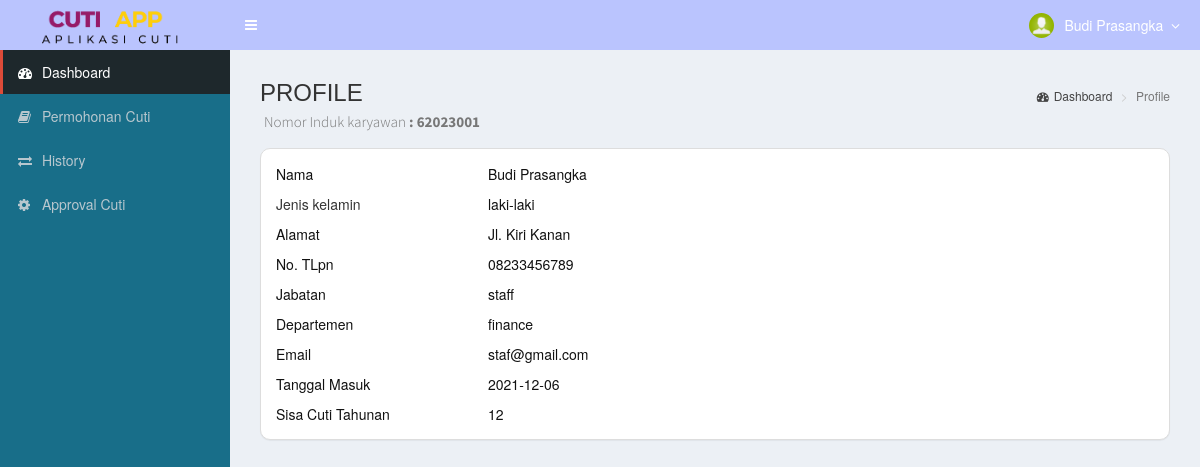
The page /home-karyawan.php (signed in) on the database its author committed.
### tables this page shows
CREATE TABLE `tb_users` (
  `nik` varchar(10) NOT NULL,
  `username` varchar(64) NOT NULL,
  `password` varchar(255) NOT NULL,
  `nama_kry` varchar(255) NOT NULL,
  `jk` varchar(255) NOT NULL,
  `jabatan` varchar(255) NOT NULL,
  `hak_akses` varchar(20) NOT NULL,
  `tmpt_lahir` varchar(255) NOT NULL,
  `tgl_lahir` date NOT NULL,
  `agama` varchar(255) NOT NULL,
  `status` varchar(255) NOT NULL,
  `telp` varchar(255) NOT NULL,
  `alamat` text NOT NULL,
  `hak_cuti_tahunan` int NOT NULL,
  `cuti_hamil` int NOT NULL,
  `email` varchar(255) NOT NULL,
  `departemen` varchar(255) NOT NULL,
  `tgl_masuk` date NOT NULL,
  `soft_delete` tinyint(1) NOT NULL DEFAULT '0',
  `id_atas` varchar(255) DEFAULT NULL,
  `approval` tinyint(1) DEFAULT '0'
);

### dashboard-karyawan.php (the view, shortened to what this page needs)
<section class="content-header">
  <h1>PROFILE</h1>
  <h1><small>Nomor Induk karyawan<b> :
        <?= $_SESSION['nik'] ?>
      </b>
    </small></h1>
  <ol class="breadcrumb">
    <li><a href="home-admin.php"><i class="fa fa-dashboard"></i>Dashboard</a></li>
    <li class="active">Profile</li>
  </ol>
</section>
<?php
include './dist/koneksi.php';
$ambilData = mysqli_query($con, "SELECT * FROM tb_users WHERE nik='$_SESSION[nik]'");
$hasil = mysqli_fetch_array($ambilData);
?>
<section class="content">
  <div class="panel panel-default" style="background-color: white;border-radius:10px">
    <div class="panel-body">
      <div class="row">
        <div class="col-xs-3">
          <div class="text-black">Nama</a></div>
        </div>
        <div class="col-xs-">
          <div class="text-black">
            <?= $hasil['nama_kry']; ?>
          </div>
        </div>
      </div>
      <div class="row" style="margin-top: 10px;">
        <div class="col-xs-3">
          Jenis kelamin </div>
        <div class="col-xs-">
          <div class="text-black">
            <?= $hasil['jk']; ?>
          </div>
        </div>
      </div>
      <div class="row" style="margin-top: 10px;">
        <div class="col-xs-3">
          <div class="text-black">Alamat</a></div>
        </div>
        <div class="col-xs-">
          <div class="text-black">
            <?= $hasil['alamat']; ?>
          </div>
        </div>
      </div>
      <div class="row" style="margin-top: 10px;">
        <div class="col-xs-3">
          <div class="text-black">No. TLpn</a></div>
        </div>
        <div class="col-xs-">
          <div class="text-black">
            <?= $hasil['telp']; ?>
          </div>
        </div>
      </div>
      <div class="row" style="margin-top: 10px;">
        <div class="col-xs-3">
          <div class="text-black">Jabatan</a></div>
        </div>
        <div class="col-xs-">
          <div class="text-black">
            <?= $hasil['jabatan']; ?>
          </div>
        </div>
      </div>
      <div class="row" style="margin-top: 10px;">
        <div class="col-xs-3">
          <div class="text-black">Departemen</a></div>
        </div>
        <div class="col-xs-">
          <div class="text-black">
            <?= $hasil['departemen']; ?>
          </div>
        </div>
      </div>
      <div class="row" style="margin-top: 10px;">
        <div class="col-xs-3">
          <div class="text-black">Email</a></div>
        </div>
        <div class="col-xs-">
          <div class="text-black">
            <?= $hasil['email']; ?>
          </div>
        </div>
      </div>
      <div class="row" style="margin-top: 10px;">
        <div class="col-xs-3">
          <div class="text-black">Tanggal Masuk</a></div>
        </div>
        <div class="col-xs-">
          <div class="text-black">
            <?= $hasil['tgl_masuk']; ?>
          </div>
        </div>
      </div>
      <div class="row" style="margin-top: 10px;">
        <div class="col-xs-3">
          <div class="text-black">Sisa Cuti Tahunan</a></div>
        </div>
        <div class="col-xs-">
          <div class="text-black">
            <?= $hasil['hak_cuti_tahunan']; ?>
          </div>
        </div>
      </div>
    </div>
  </div>
</section>

### home-karyawan.php (shortened to what this page needs)
<?php
include './dist/koneksi2.php';
?>
<!DOCTYPE html>
<html>
<head>
  <link rel="stylesheet" href="bootstrap/css/bootstrap.min.css">
  <link rel="stylesheet" href="bootstrap/css/bootstrap.css">
  <link rel="stylesheet" href="dist/css/font-awesome.min.css">
  <link rel="stylesheet" href="dist/css/ionicons.min.css">
  <link rel="stylesheet" href="dist/css/AdminLTE.min.css">
  <link rel="stylesheet" href="dist/css/AdminLTE.css">
  <link rel="stylesheet" href="dist/css/skins/_all-skins.min.css">
  <link rel="stylesheet" href="plugins/iCheck/flat/blue.css">
  <link rel="stylesheet" href="plugins/iCheck/square/blue.css">
  <link rel="stylesheet" href="plugins/morris/morris.css">
  <link rel="stylesheet" href="plugins/jvectormap/jquery-jvectormap-1.2.2.css">
  <link rel="stylesheet" href="plugins/datepicker/bootstrap-datetimepicker.min.css">
  <link rel="stylesheet" href="plugins/bootstrap-wysihtml5/bootstrap3-wysihtml5.min.css">
  <link rel="stylesheet" href="plugins/datatables/dataTables.bootstrap.css">
</head>
<body class="hold-transition skin-red fixed sidebar-mini">
  <div class="wrapper">
    <header class="main-header">
      <a href="home-karyawan.php" class="logo" style="background-color:#BAC4FE">
        <img src=" ./dist/img/log.png" alt="Logo" style="width: 100%;  height: 100%;  object-fit: contain;">
      </a>
      <nav class=" navbar navbar-static-top" role="navigation" style="background-color:#BAC4FE">
        <a href="#" class="sidebar-toggle" data-toggle="offcanvas" role="button"></a>
        <div class="navbar-custom-menu">
          <ul class="nav navbar-nav">
            <li class="dropdown user user-menu">
              <a href="#" class="dropdown-toggle" data-toggle="dropdown">
                <img src='dist/img/profile/no-image.jpg' class='user-image' alt='User Image'>
                <span class="hidden-xs">
                  <?php echo $_SESSION['nama_kry'] ?>
                </span> &nbsp;<i class="fa fa-angle-down"></i>
              </a>
            </li>
          </ul>
        </div>
      </nav>
    </header>
    <aside class="main-sidebar" style="background-color: #186E89;">
      <section class="sidebar">
        <ul class="sidebar-menu">
          <li class="treeview <?= !isset($_GET['page']) ? 'active' : '' ?>"><a href="home-karyawan.php"><i
                class="fa fa-dashboard"></i> <span>Dashboard</span></i></a></li>
          <li class="treeview <?= @$_GET['page'] == 'form-permohonan-cuti-tahunan' ? 'active' : '' ?>"><a
              href="home-karyawan.php?page=form-permohonan-cuti-tahunan"><i class="fa fa-book"></i> <span>Permohonan
                Cuti</span></i></a>
          <li class="treeview <?= @$_GET['page'] == 'history-cuti-karyawan' ? 'active' : '' ?>"><a
              href="home-karyawan.php?page=history-cuti-karyawan"><i class="fa fa-exchange"></i> <span>History</span></a>
          </li>
          <?php
          $nik = $_SESSION['nik'];
          $query = mysqli_query($con, "SELECT * from tb_users where id_atas='$nik'");
          if ($query && mysqli_num_rows($query) > 0) {
            $dataArray = array();
            while ($row = mysqli_fetch_assoc($query)) {
              $dataArray[] = $row;
            }
            $nikList = "'" . implode("','", array_column($dataArray, 'nik')) . "'";
            $dataCuti = mysqli_query($con, "SELECT * FROM tb_cuti WHERE nik in ($nikList) AND depApproval IS NULL");
            $numRows = mysqli_num_rows($dataCuti);
            if ($numRows > 0) {
              $actived = @$_GET['page'] == 'approval-cuti' ? 'active' : '';
              echo "<li class='treeview $actived'><a href='home-karyawan.php?page=approval-cuti'><i class='fa fa-book'></i>
                <span>Approval Cuti</span>
                <div class='custom-btn' style='display: inline-block;
                background-color: yellow;
                padding: 2px;
                border-radius: 5px;
                font-size: 14px;'
                disabled>
                <small>Task</small>
                </div></i></a>";
            } else {
              echo "<li class='treeview'><a href='home-karyawan.php?page=approval-cuti'><i class='fa fa-gear'></i> <span>Approval Cuti</span></i></a>";
            }
          }
          ?>
        </ul>
      </section>
    </aside>
    <div class="content-wrapper">
      <section class="content">
        <?php
        $page = (isset($_GET['page'])) ? $_GET['page'] : "main";
        switch ($page) {
          default:
            include 'dashboard-karyawan.php';
        }
        ?>
      </section>
    </div>
  </div>
</body>
</html>

### rows shown on the page
tb_users: nama_kry "Budi Prasangka", jk "laki-laki", alamat "Jl. Kiri Kanan", telp "08233456789", jabatan "staff", departemen "finance", email "staf@gmail.com", tgl_masuk "2021-12-06", hak_cuti_tahunan "12"

### other values the page prints
$_SESSION['nama_kry'] "Budi Prasangka"
$_SESSION['nik'] "62023001"
